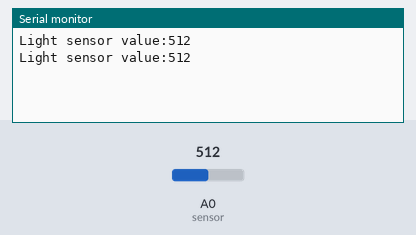
Bench run of a sketch on a simulated ESP8266 (NodeMCU). On the bench: the last lines printed to the serial monitor. Inputs (shaded band) come from the test bench; at power-on: A0 (sensor) = 512.

Above: at 1.8 s.
1.9 s: A0 (sensor) set to 716
At 2.6 s:
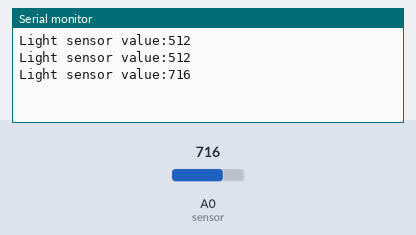
3.4 s: A0 (sensor) set to 900
At 4.8 s:
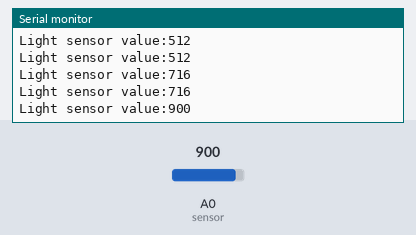
Timing chart, 0 to 6.4 s (numbered marks = the images above; inputs shaded):
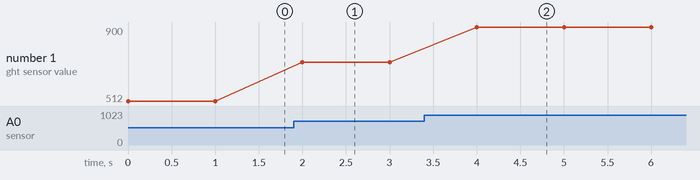

The sketch:

LightDependentResistor.ino
```cpp
// GPO DevLab Light Depedent Resistor example

int LightValue = 0;

void setup()
{
  pinMode(D0, OUTPUT);
  digitalWrite(D0,LOW);
  Serial.begin(115200); // Set baudrate
}

void loop()
{
   digitalWrite(D0,HIGH);
   LightValue = analogRead(A0); // read sensor value
   Serial.println("Light sensor value:" + String(LightValue)); // Show
   digitalWrite(D0,LOW);
   delay(1000); // wait a second
}
```

Measured:
- after the input at 1.9 s, the serial monitor: prints a new line after 0.10 s (image 1)
- after the input at 3.4 s, the serial monitor: prints a new line after 0.60 s (image 2)
- plotted number 1: 512 → 716 after the input at 1.9 s, 716 → 900 after the input at 3.4 s
